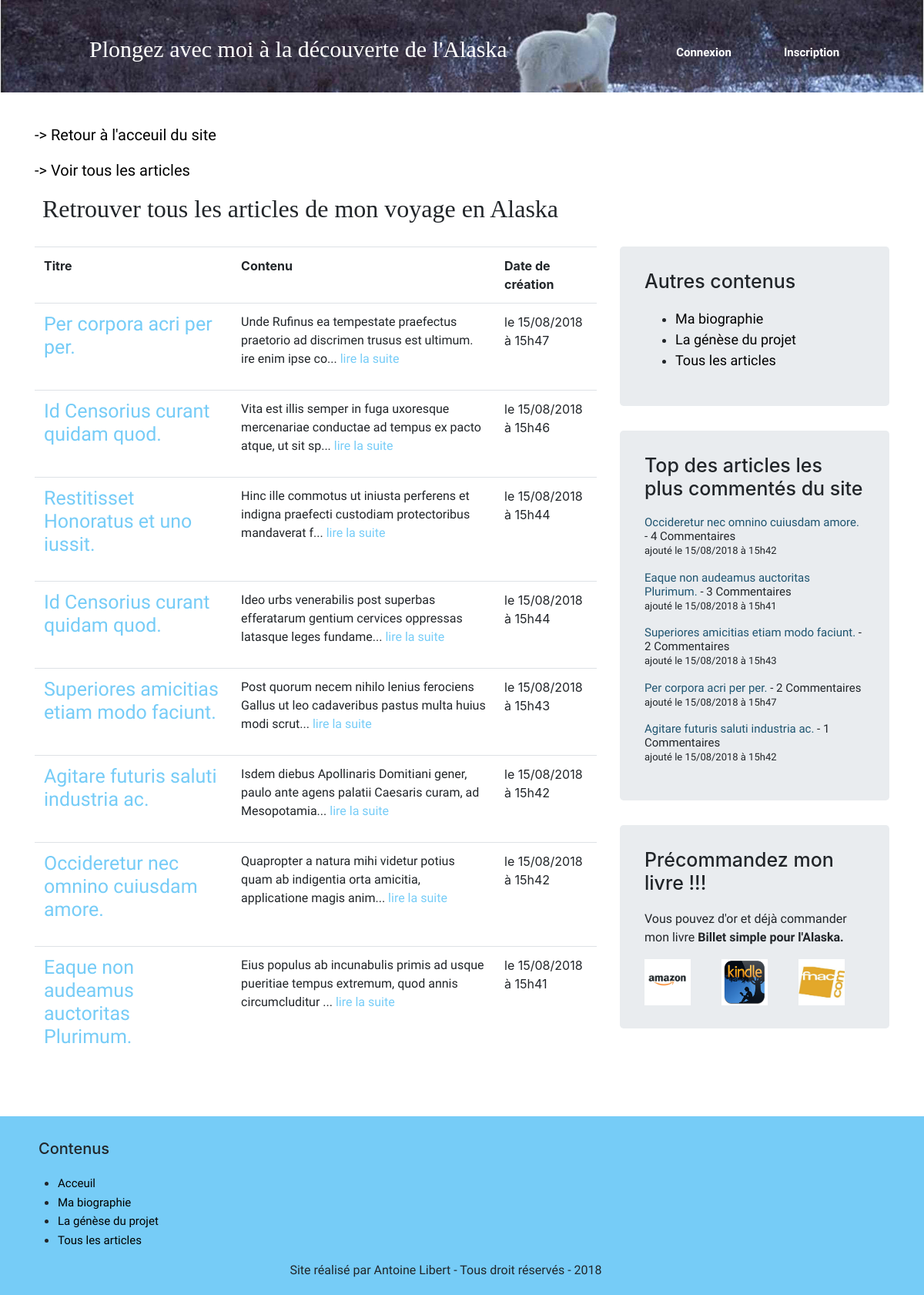
Page /index.php?action=allArticles on the earlier database version.
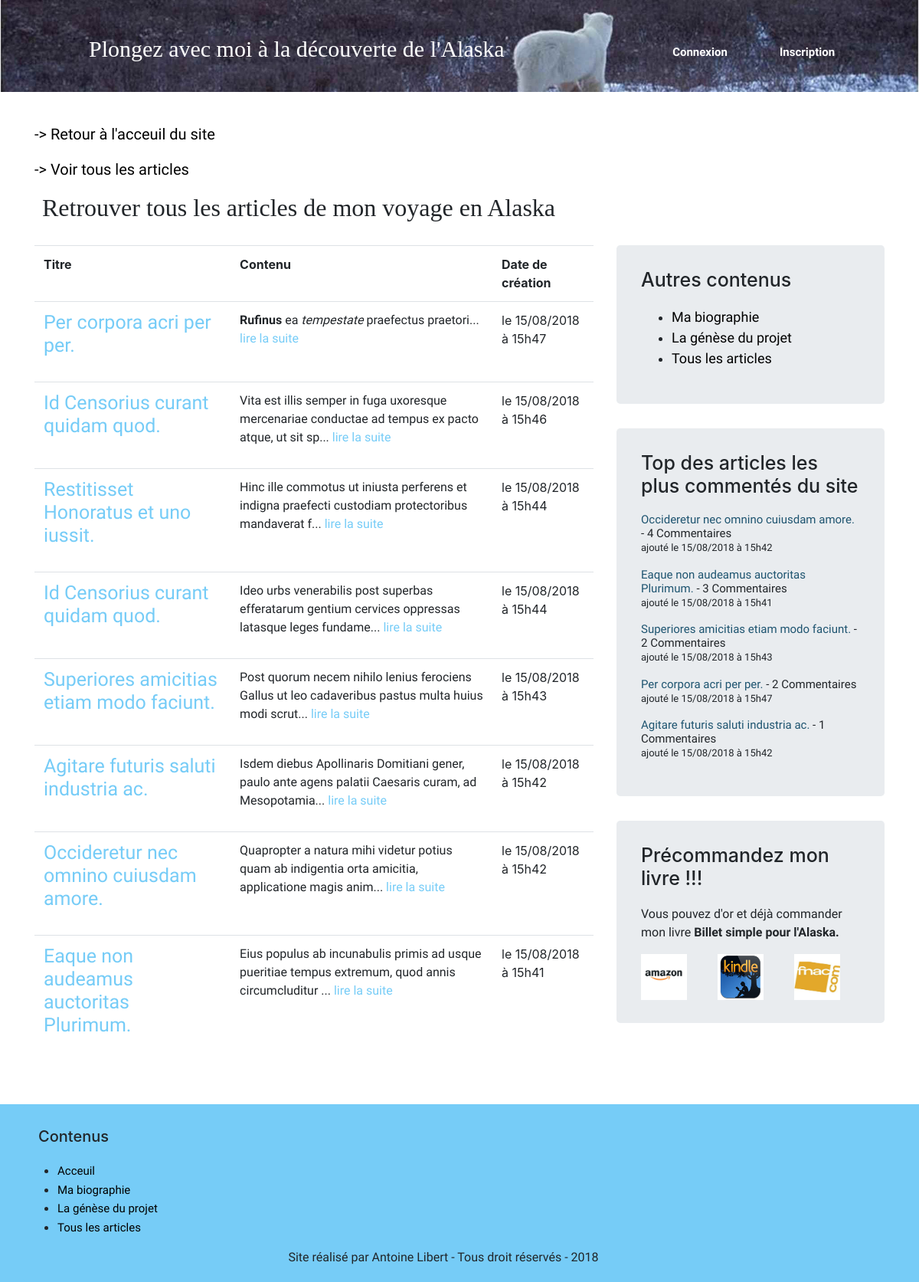
Same page on the later database version.
### tables this page shows
CREATE TABLE `roche_articles` (
  `id` int(11) NOT NULL,
  `title` varchar(240) NOT NULL,
  `userId` int(11) NOT NULL,
  `content` text NOT NULL,
  `creationDate` datetime NOT NULL,
  `updateDate` datetime NOT NULL,
  `nbComment` int(11) NOT NULL
);

### controller/frontend.php (called while the page is built, shortened)
<?php
class Frontend {
	public function allArticlesView() {
		$articleManager = new ArticleManager();
		$articles = $articleManager->getAllList();
		$topArticles = $articleManager->getBestList();
		require('view/frontend/articlesAllView.php');
	}
}

### model/ArticleManager.php (called while the page is built, shortened)
<?php
class ArticleManager extends DBAccess {
  public function getAllList()
  {
    $articles = [];
    $q = $this->db->query('SELECT id, userId, title, content, DATE_FORMAT(creationDate, \'%d/%m/%Y à %Hh%i\') AS creationDate, DATE_FORMAT(updateDate, \'%d/%m/%Y à %Hh%i\') AS updateDate, nbComment FROM roche_articles ORDER BY updateDate DESC');
    while ($data = $q->fetch(\PDO::FETCH_ASSOC))
    {
      $articles[] = new Article($data);
    }
    return $articles;
  }
  public function getBestList()
  {
    $articles = [];
    $q = $this->db->query('SELECT id, userId, title, content, DATE_FORMAT(creationDate, \'%d/%m/%Y à %Hh%i\') AS creationDate, DATE_FORMAT(updateDate, \'%d/%m/%Y à %Hh%i\') AS updateDate, nbComment FROM roche_articles ORDER BY nbComment DESC LIMIT 0, 5');
    while ($data = $q->fetch(\PDO::FETCH_ASSOC))
    {
      $articles[] = new Article($data);
    }
    return $articles;
  }
}

### model/DBAccess.php (called while the page is built, shortened)
<?php
abstract class DBAccess {
	public function __construct()
	{
		$db = new \PDO('mysql:host=localhost;dbname=ingenusprb476', 'root', '');
		$this->db = $db;
	}
}

### model/BlogContent.php (called while the page is built, shortened)
<?php
abstract class BlogContent {
	protected $id,
	$userId,
	$content,
	$creationDate;
	public function hydrate(array $data)
  	{
    	foreach ($data as $key => $value)
    	{
     	 	$method = 'set'.ucfirst($key);
      	}
    }
 	public function getId()
 	{
 		return $this->id;
 	}
  	public function getContent()
  	{
 		return $this->content;
	}
  	public function getCreationDate()
  	{
 		return $this->creationDate;
 	}
	public function setId($Id)
	{
 		$Id = (int) $Id;
 		if ($Id > 0)
 		{
 			$this->id = $Id;
 		}
	}
 	public function setUserId($userId)
 	{
 		$userId = (int) $userId;
 	}
  public function setContent($content)
  {
  		if (is_string($content))
  		{
 			$this->content = $content;
 		}
 	}
  public function setCreationDate($creationDate)
  {
    if (is_string($creationDate))
    {
      $this->creationDate = $creationDate;
    }
  }
}

### model/Article.php (called while the page is built, shortened)
<?php
class Article extends BlogContent {
	protected $title,
  $updateDate,
  $nbComment;
  public function getTitle()
  {
 	  return $this->title;
 	}
  public function getNbComment()
  {
    return $this->nbComment;
  }
  public function setTitle($title)
  {
    if (is_string($title) && strlen($title) < 240)
    {
       $this->title = $title;
    }
  }
  public function setNbComment($nbComment)
  {
    $nbComment = (int) $nbComment;
    if ($nbComment >= 0)
    {
      $this->nbComment = $nbComment;
    }
  }
}

### view/frontend/articlesAllView.php (the view, shortened to what this page needs)
  <p><a class="indexLink" href="index.php">-> Retour à l'acceuil du site</a></p>
  <p><a class="indexLink" href="index.php?action=allArticles">-> Voir tous les articles</a></p>
  <h2>Retrouver tous les articles de mon voyage en Alaska</h2>
  <div class="row">
    <div class="col-lg-8 col-md-7">
      <table class="table">
        <tr>
          <th>Titre</th>
          <th>Contenu</th>
          <th class="dateColumn">Date de création</th>
        </tr>
        <?php foreach ($articles as $data) { ?>
        <tr>
          <td><a href="index.php?action=article&amp;id=<?= $data->getId() ?>"><h3><?= htmlspecialchars_decode($data->getTitle()) ?></h3></a></td>
          <td><?= nl2br((htmlspecialchars_decode(substr($data->getContent(), 0, 100).'...'))) ?><a href="index.php?action=article&amp;id=<?= $data->getId() ?>"> lire la suite</a></td>
          <td class="dateColumn">le <?= $data->getCreationDate() ?></td>
        </tr>
        <?php } ?>
      </table>
    </div>
    <div class="col-lg-4 col-md-5">
      <?php  require('view/include/navPage.php'); ?>
      <?php  require('view/include/topComment.php'); ?>
      <?php  require('view/include/book.php'); ?>
    </div>
  </div>
<?php $content = ob_get_clean(); ?>
<?php require('view/template.php'); ?>

### view/include/navPage.php
<article id="navPage" class="jumbotron">
    <h3>Autres contenus</h3>
    <ul>
	    <li><a class="indexLink" href="index.php?action=biography">Ma biographie</a></li>
	    <li><a class="indexLink" href="index.php?action=genesys">La génèse du projet</a></li>
	    <li><a class="indexLink" href="index.php?action=allArticles">Tous les articles</a></li>
    </ul>
</article>

### view/include/topComment.php
<article id="topComment" class="jumbotron">
    <h3>Top des articles les plus commentés du site</h3>
	<?php foreach ($topArticles as $data) { ?>
    	<div class="resumeArticles">
       		<h4><a href="index.php?action=article&amp;id=<?= $data->getId() ?>"><?= htmlspecialchars($data->getTitle()) ?></a> - <?= $data->getNbComment()?> Commentaires</h4>
        	<p class="creationDate"> ajouté le <?= $data->getCreationDate() ?></p>
    	</div>
	<?php } ?>
</article>

### view/include/book.php
<article id="book" class="jumbotron">
    <h3>Précommandez mon livre !!!</h3>
    <p>Vous pouvez d'or et déjà commander mon livre <strong>Billet simple pour l'Alaska.</strong></p>
	<div id="logoBox">
	    <a href="https://www.amazon.fr/"><img src="public/pictures/amazon-logo.jpg" alt="logo amazon"></a>
	    <a href="https://www.amazon.fr/ebooks-kindle/b?ie=UTF8&node=695398031"><img src="public/pictures/kindle-logo.png" alt="logo kindle"></a>
	    <a href="https://www.fnac.com/"><img src="public/pictures/logo-fnac.jpg" alt="logo fnac"></a>
	</div>
</article>

### index.php (shortened to what this page needs)
<?php
	require_once('Action.php');
try {
    if (isset($_GET['action'])) {
        $index = new Action($_GET['action']);
    } else {
        $frontend = new controller\Frontend();
        $frontend->articlesListView();
    }
}
catch(Exception $e) {
    echo 'Erreur : ' . $e->getMessage();
}

### Action.php (shortened to what this page needs)
<?php
class Action {
    function __construct($action = 'NULL')
    {
        $this->go($action);
    }
    public function go($action) {
        switch ($action) {
            case 'allArticles':
                $frontend = new Frontend();
                $frontend->allArticlesView();
                break;
        }
    }
}

### view/template.php (shortened to what this page needs)
<!DOCTYPE html>
<html lang="fr">
    <head>
        <link href="vendor/bootstrap/css/bootstrap.min.css" rel="stylesheet" />
        <link href="public/css/styles.css" rel="stylesheet" />
    </head>
    <body>
    	<?php require("view/include/navbar.php");?>
        <section id="blogContent" class="container">
            <?= $content ?>
        </section>
        <?php require("view/include/footer.php");?>
    </body>
</html>

### view/include/navbar.php
<header>
	<nav id="navbar" class="navbar navbar-default">
		<a href="index.php"><h1 class="navbar-text">Plongez avec moi à la découverte de l'Alaska</h1></a>
		<div class="loger">
			<?php if (isset($_SESSION['pseudo'])) { ?>
				<a class="navbar-link" href="index.php?action=acompte"><div class="navbloc">Espace personnel</div></a>
				<a class="navbar-link" href="index.php?action=logOut"><div class="navbloc">Déconnexion</div></a>
			<?php } else {?>
				<a class="navbar-link" href="index.php?action=login"><div class="navbloc">Connexion</div></a>
				<a class="navbar-link" href="index.php?action=inscription"><div class="navbloc">Inscription</div></a>
			<?php } ?>
		</div>
	</nav>
</header>

### view/include/footer.php
<footer>
	<div id="index" class="jumbotron container">
		<h3>Contenus</h3>
		<div class="row">
	     	<ul>
	        	<li><a class="indexLink" href="index.php">Acceuil</a></li>
	        	<li><a class="indexLink" href="index.php?action=biography">Ma biographie</a></li>
	        	<li><a class="indexLink" href="index.php?action=genesys">La génèse du projet</a></li>
	        	<li><a class="indexLink" href="index.php?action=allArticles">Tous les articles</a></li>
	        </ul>
    	</div>
    	<div id="credit" class="row">
    			<p>Site réalisé par Antoine Libert - Tous droit réservés - 2018</p>
    	</div>
    </div>
</footer>

### public/css/styles.css (style rules this page uses)
h1 { color: white; font-size : 30px; margin-left: 100px; }
h2 { margin-left: 10px; margin-bottom: 30px; }
p { font-family: 'Sawarabi Mincho', sans-serif; }
h1 { font-family: 'Merriweather', serif; }
h2 { font-family: 'Bitter', serif; }
a, h4 { font-family: 'Corben', cursive; }
h3 { font-size: 25px; margin-bottom: 20px; }
h4 { font-size: 15px; margin-bottom: 0px; }
h4 a { color: #1e5470; }
.navbloc { height: 120px; width: 140px; text-align: center; line-height: 120px; background-color: rgba(0,0,0,0); }
#navbar { margin-bottom: 40px; background-image: url(../pictures/banierePicture.jpg); background-size:cover; height: 120px; }
.loger { display: flex; }
footer { margin-top: 40px; background-color: #76ccf7; }
#index { padding-left: 20px; background-color: #76ccf7; margin-bottom: 0px; padding-bottom: 0px; }
#index h3 { font-size : 20px; }
#index a { font-size : 15px; }
#credit { width: 100%; padding-bottom: 20px; }
#credit p { margin: auto; }
#navbar a { color: white; font-size : 15px; font-weight: bold; }
.creationDate { font-size: 15px; }
a { color: #76ccf7; }
.jumbotron { padding-top: 30px; padding-bottom: 30px; }
.indexLink { color: black; font-size: 20px; }
.loger { margin-right: 60px; }
#logoBox { display: flex; justify-content: space-between; }
#logoBox a { width: 30%; max-height: 100px; }
#logoBox img { width: 80px; height: 80px; }
#navPage a { font-size: 18px; }
.resumeArticles .creationDate { font-size: 13px; }
@media screen and (max-width: 1200px) { #logoBox img { width: 60px; height: 60px; } }

Differences in the rows shown:
changed roche_articles "Per corpora acri per per.": content "Unde Rufinus ea tempestate praefectus praetorio ad discrimen trusus est ultimum. ire enim ipse co..." → "Rufinus ea tempestate praefectus praetori..."
